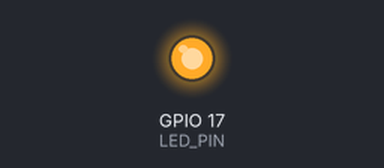
Simulated run of this program. Board: Raspberry Pi (BCM pin numbers). On the bench: output pins drawn as LEDs (lit = HIGH). The modem accepts every AT command (registered, SIM ready, sends succeed) and sends nothing else; what the program prints to the terminal is not drawn.

Above: at 0.1 s.
At 2.0 s:
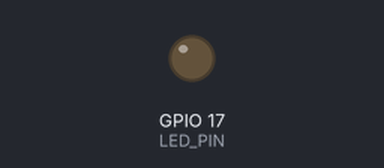
Timing chart, 0 to 3.6 s (numbered marks = the images above):
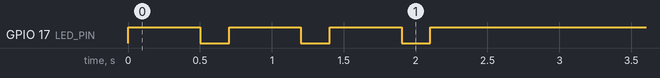

The program:

loraOld.py
```python
import serial
import time
import RPi.GPIO as GPIO

# UART setup for LoRa (using /dev/serial0)
uart = serial.Serial("/dev/serial0", baudrate=115200, timeout=1)

i = 0

def blink():
    LED_PIN = 17  # Example GPIO pin (BCM numbering)
    GPIO.setmode(GPIO.BCM)
    GPIO.setup(LED_PIN, GPIO.OUT)
    for _ in range(3):
        GPIO.output(LED_PIN, True)
        time.sleep(0.5)
        GPIO.output(LED_PIN, False)
        time.sleep(0.2)
    GPIO.output(LED_PIN, True)

def create_message():
    global i
    i += 1
    angle = 0
    distance = -1
    if i == 1:
        angle = 25
        distance = 25
    elif i == 2:
        angle = 48
        distance = 48
    elif i == 3:
        angle = -48
        distance = 4.8
    elif i == 4:
        angle = -25
        distance = 2.5
    elif i == 5:
        i = 0

    return f"Angle:{angle};Distance:{distance}"

def send_command(command):
    if isinstance(command, str):
        command = command.encode('ascii')
    uart.write(command + b"\r\n")
    time.sleep(0.05)
    response = uart.read_all()
    if response:
        print("Response:", response.decode('utf-8', 'ignore'))

def initialize_lora():
    send_command("AT")
    send_command("AT+ADDRESS=1")
    send_command("AT+NETWORKID=5")
    send_command("AT+BAND=915000000")

def send_message():
    message = create_message()
    command = f"AT+SEND=2,{len(message)},{message}"
    send_command(command)
    print(message)

# ---- Main program ----
blink()
initialize_lora()
while True:
    send_message()
    time.sleep(1)
```
